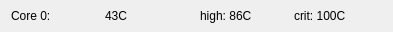
<?xml version="1.0" encoding="UTF-8"?>
<ui version="4.0">
 <class>SensorWidget</class>
 <widget class="QWidget" name="SensorWidget">
  <property name="geometry">
   <rect>
    <x>0</x>
    <y>0</y>
    <width>393</width>
    <height>32</height>
   </rect>
  </property>
  <property name="windowTitle">
   <string>Form</string>
  </property>
  <layout class="QHBoxLayout" name="horizontalLayout">
   <property name="topMargin">
    <number>1</number>
   </property>
   <property name="bottomMargin">
    <number>1</number>
   </property>
   <item>
    <widget class="QLabel" name="nameLabel">
     <property name="text">
      <string>Core 0:</string>
     </property>
    </widget>
   </item>
   <item>
    <widget class="QLabel" name="valueLabel">
     <property name="text">
      <string>43C</string>
     </property>
    </widget>
   </item>
   <item>
    <widget class="QLabel" name="highValueLabel">
     <property name="text">
      <string>high: 86C</string>
     </property>
    </widget>
   </item>
   <item>
    <widget class="QLabel" name="critValueLabel">
     <property name="text">
      <string>crit: 100C</string>
     </property>
    </widget>
   </item>
  </layout>
 </widget>
 <resources/>
 <connections/>
</ui>
